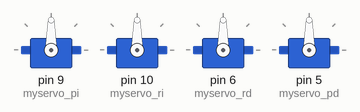
Bench run of a sketch on a simulated Arduino Uno, built with avr-gcc and run on an emulated ATmega328P. Parts: 4 × servo.

Above: at 0.1 s.
At 0.6 s:
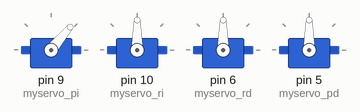
At 3.7 s:
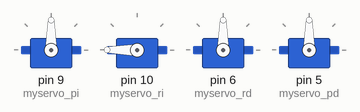
At 6.9 s:
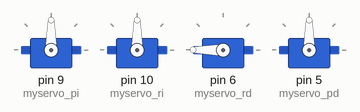
At 10.0 s:
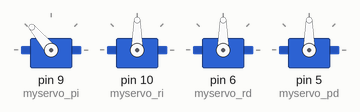
At 13.2 s:
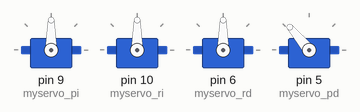
Timing chart, 0 to 14.8 s (numbered marks = the images above):
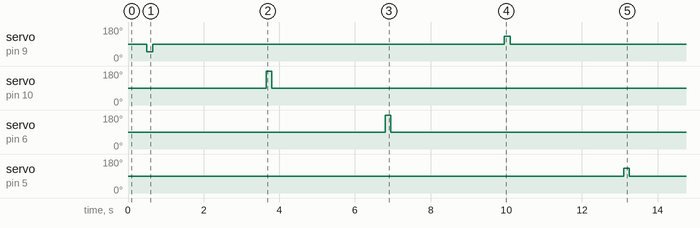

The sketch:

work_in_progress.ino
```cpp
#include <Servo.h>

Servo myservo_pi;  // crea el objeto servo
Servo myservo_ri;
Servo myservo_pd;
Servo myservo_rd;

int vel = 0;    // velocidad del servo

void setup() {

// MOvimineto de levanta pie IZQ
   myservo_pi.attach(9);  // vincula el servo al pin digital 9
   myservo_ri.attach(10);  // vincula el servo al pin digital 9
   myservo_rd.attach(6);
   myservo_pd.attach(5);  // vincula el servo al pin digital 9

      //servo parado (equivalente a angulo 90º)
   vel = 90;
   myservo_pi.write(vel);
   myservo_ri.write(vel);    // vincula el servo al pin digital 9
   myservo_rd.write(vel);
   myservo_pd.write(vel);  // vincula el servo al pin digital 9
   delay(500);

   //servo 100% CCW (equivalente a angulo 0º)
   vel = 50;
   myservo_pi.write(vel);
   delay(150);

  vel = 90;
   myservo_pi.write(vel);
   delay(500);


  delay (2000);


  //movimiento rodilla hacia dentro IZQ y arreglo de la derecha

   vel = 90;
   myservo_ri.write(vel);
   delay(500);

   //servo 100% CW (equivalente a angulo 180º)
   vel = 180;
   myservo_ri.write(vel);
   delay(150);

  vel = 90;
   myservo_ri.write(vel);

   delay(500);

  delay(2000);

 vel = 90;
   myservo_rd.write(vel);
   delay(500);

   //servo 100% CW (equivalente a angulo 180º)
   vel = 180;
   myservo_rd.write(vel);
   delay(150);

  vel = 90;
   myservo_rd.write(vel);
   delay(500);


  //bajar pie de nuevo IZQ
  delay (2000);

  //servo parado (equivalente a angulo 90º)
   vel = 90;
   myservo_pi.write(vel);
   delay(500);

   //servo 100% CCW (equivalente a angulo 0º)
   vel = 130;
   myservo_pi.write(vel);
   delay(150);

  vel = 90;
   myservo_pi.write(vel);
   delay(500);


delay(2000);

   // levantar pie derecho
      //servo parado (equivalente a angulo 90º)
   vel = 90;
   myservo_pd.write(vel);
   delay(500);

   //servo 100% CCW (equivalente a angulo 0º)
   vel = 130;
   myservo_pd.write(vel);
   delay(150);

  vel = 90;
   myservo_pd.write(vel);
   delay(500);
  }

void loop() {/*
   //servo parado (equivalente a angulo 90º)
   vel = 90;
   myservo_pi.write(vel);
   delay(500);

   //servo 100% CW (equivalente a angulo 180º)
   vel = 160;
   myservo_pi.write(vel);
   delay(250);

   //servo 100% CCW (equivalente a angulo 0º)
   vel = 20;
   myservo_pi.write(vel);
   delay(250); */
}
```
